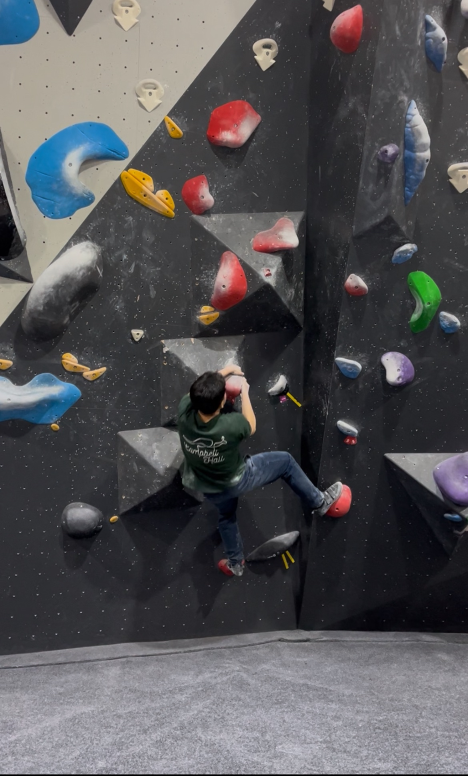
#> input picture backend/assets/mockImage.png, 936 x 1552 px (shown at 1/2 size)
$ python -i main.py   (imports and definitions only)
#> lines starting #> are read from the running program, lines starting #| are printed output that depends on the picture
import heapq
import json
import logging
import math
from dataclasses import dataclass, field
from typing import Dict, List, Optional, Set, NamedTuple, Any, Literal
from flask import Flask, request, jsonify
from PIL import Image, ImageDraw, ImageFont

# =============================================================================
# DATA STRUCTURES
# =============================================================================

class Point(NamedTuple):
	"""
	NamedTuple instances are immutable and very low overhead.
	"""
	x: float
	y: float

@dataclass
class Hold:
	""" Represents a single hold on the wall. """
	id: str # 'h1', 'h2', etc.
	type: str # 'start', 'regular', 'finish'
	pixel_position: Point # 'position in original pixel coordinates'
	real_position: Point # 'position in real-world coordinates (cm)'

@dataclass
class Climber:
	""" Represents the climber's anthropometry with fixed pixel lengths. """
	height_cm: float
	arm_span_cm: float
	scale_factor: float = field(init=False)  # Will be set by input Problem JSON

	# Segment lengths (cm)
	upper_arm_cm: float = field(init=False)
	forearm_cm: float = field(init=False)
	thigh_cm: float = field(init=False)
	shin_cm: float = field(init=False)

	# Segment lengths (px)
	upper_arm_px: float = field(init=False)
	forearm_px: float = field(init=False)
	thigh_px: float = field(init=False)
	shin_px: float = field(init=False)

	# Maximum reach (cm & px)
	max_arm_reach_cm: float = field(init=False)
	max_leg_reach_cm: float = field(init=False)
	max_arm_reach_px: float = field(init=False)
	max_leg_reach_px: float = field(init=False)

	def cm_to_px(self, cm: float) -> float:
		"""Converts centimeters to pixels using the scale factor."""
		return cm / self.scale_factor

	# [21 lines left out: function set_scale_and_calculate, not called in this run]

@dataclass(frozen=True)
class State:
	"""
	Represents the climber's position as a tuple of hold IDs.
	frozen=True makes State immutable.
	"""
	lh_id: Optional[str]  # Left Hand
	rh_id: Optional[str]  # Right Hand
	lf_id: Optional[str]  # Left Foot
	rf_id: Optional[str]  # Right Foot

@dataclass
class Problem:
	"""The main container for all problem-specific data."""
	problem_name: str
	climber: Climber
	holds: Dict[str, Hold]
	scale_factor: float
	start_holds: List[str] = field(init=False)
	finish_holds: List[str] = field(init=False)

	# [4 lines left out: function __post_init__, not called in this run]

	@classmethod
	def load_from_json(cls, data: dict) -> "Problem":
		"""Loads a Problem instance from structured JSON input."""

		# --- Compute scale factor from wall calibration data ---
		scale_data = data["wall"]["scale"]
		real_cm = scale_data.get("realDistanceCm", 0)
		pixel_dist = scale_data.get("pixelDistance", 1) or 1  # prevent div-by-zero
		scale_factor = real_cm / pixel_dist

		# --- Parse holds ---
		# [9 lines left out: function parse_hold, not called in this run]

		holds = {h["id"]: parse_hold(h) for h in data["holds"]}

		# --- Parse climber ---
		climber_data = data["climber"]
		climber = Climber(
				height_cm=climber_data["heightCm"],
				arm_span_cm=climber_data["armSpanCm"]
		)
		climber.set_scale_and_calculate(scale_factor)

		# --- Final assembly ---
		return cls(
				problem_name=data.get("problem_name", "Unnamed Problem"),
				climber=climber,
				holds=holds,
				scale_factor=scale_factor
		)


# =============================================================================
# Utils
# =============================================================================

# [89 lines left out: functions euclidian_distance, compute_bent_joint_position, compute_joint_angle, not called in this run]

# =============================================================================
# A* SOLVER
# =============================================================================
import heapq
import logging
from typing import List, Dict, Optional, Set

logger = logging.getLogger(__name__)

class AStarSolver:
	"""Solves for the optimal climbing beta using A* with reach and spatial constraints."""

	# [78 lines left out: functions __init__, _get_initial_state, _is_valid_state, not called in this run]

	def _is_goal_state(self, state: State) -> bool:
			"""A goal state is one where both hands are on finish holds."""
			return state.lh_id in self.problem.finish_holds and state.rh_id in self.problem.finish_holds

	# [267 lines left out: functions _heuristic, _get_successor_states, _calculate_move_cost, _reconstruct_path, solve, _find_best_limb_position and 2 more, not called in this run]

# =============================================================================
# DRAWING & PDF GENERATION
# =============================================================================

PDF_CONFIG = {
    "json_file": "RedV5.json",
    "image_file": "assets/mockImage.png",
    "output_pdf": "RedV5_beta_slideshow.pdf",
    "font_file": "arial.ttf",
}

SKELETON_COLORS = {
    "torso": "white",
    "arm": "#87CEEB",  # Sky Blue
    "leg": "#98FB98",  # Pale Green
    "joint": "red",
	"head": (224, 224, 224, 0),   # Light grey with transparency
}
TEXT_BG_COLOR = (0, 0, 0, 150)
TEXT_COLOR = (255, 255, 255)

# [140 lines left out: functions _load_font, draw_skeleton_on_image, generate_pdf_slideshow, not called in this run]


from PIL import Image
import os

def run_beta_generation(data: dict):
    """
    Entrypoint for the Flask API to generate a climbing beta result.
    Returns the list of slides (each with joint positions and a description).
    Also generates a PDF using the skeleton overlays.
    """
    problem = Problem.load_from_json(data)
    solver = AStarSolver(problem)
    path = solver.solve()

    if not path:
        raise ValueError("No valid path found for this climbing problem.")

    slides = generate_visualization_data(problem, path)

    # Load original image (assuming it's saved and referenced in data)
    image_path = "uploads/route.jpg"
    if not image_path or not os.path.exists(image_path):
        raise ValueError("Missing or invalid image path for PDF rendering.")

    image = Image.open(image_path).convert("RGBA")

    # Generate output PDF
    pdf_output_path = f"outputs/{problem.problem_name}_slideshow.pdf"
    os.makedirs("outputs", exist_ok=True)
    generate_pdf_slideshow(problem, image, slides, pdf_output_path)

    return pdf_output_path


# [4 lines not run here, left out]

>>> import cv2
>>> picture = cv2.imread('assets/mockImage.png', cv2.IMREAD_GRAYSCALE)
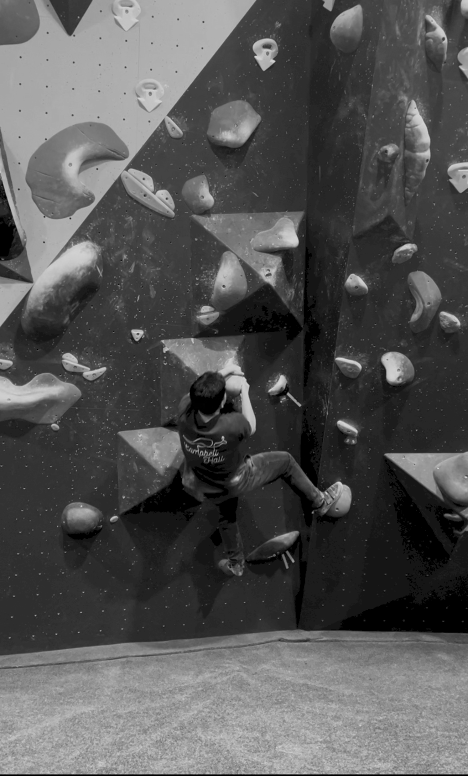
#> picture: shape (1552, 936) (shown at 1/2 size); min 0, max 229, mean 84.3
#> (the run stopped early here; a loop or call above may not have finished)

$ run again, on backend/assets/climber_face.png
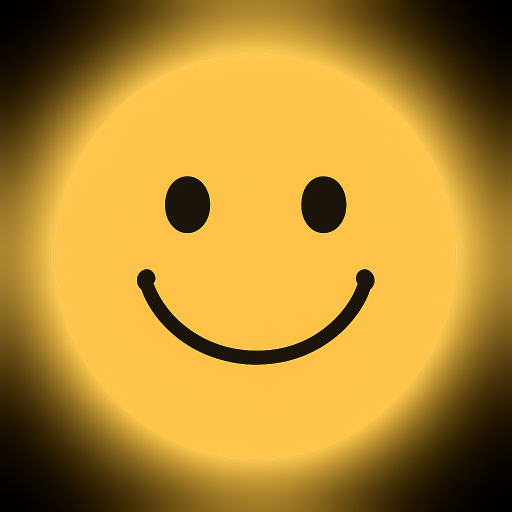
#> input picture backend/assets/climber_face.png, 1024 x 1024 px (shown at 1/2 size)
#> `picture = cv2.imread('assets/mockImage.png', cv2.IMREAD_GRAYSCALE)`:
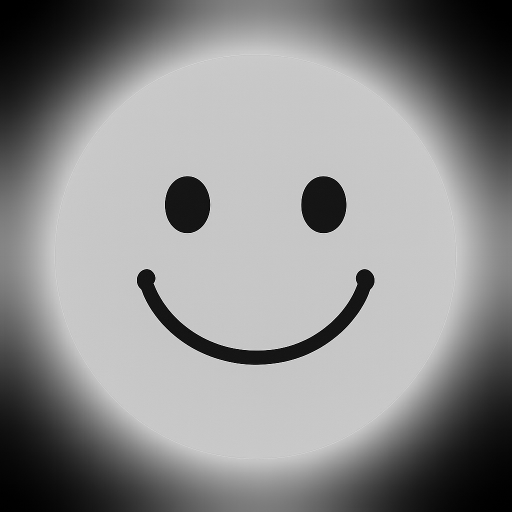
#> picture: shape (1024, 1024) (shown at 1/2 size); min 0, max 240, mean 140.1
